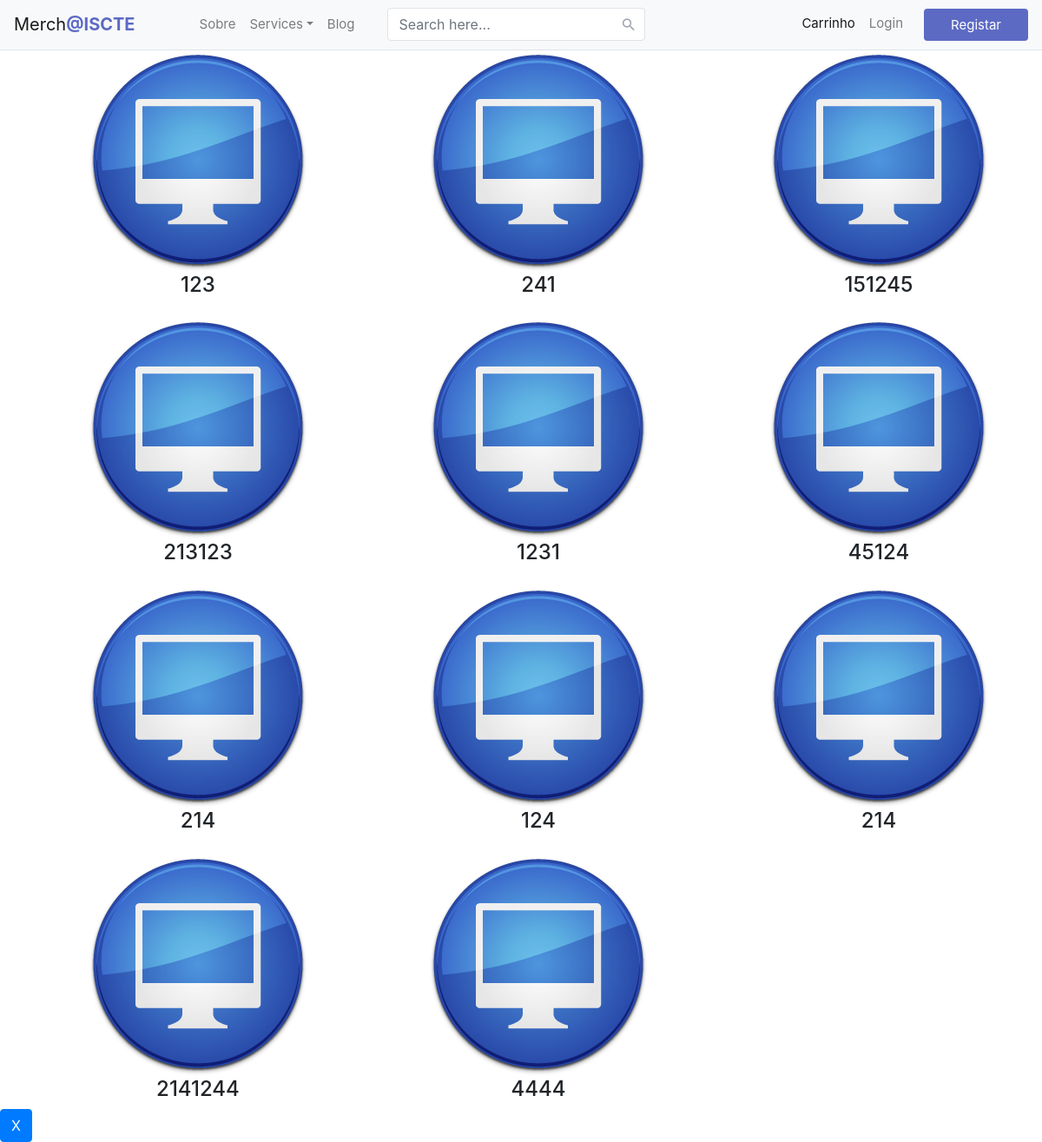
The page /loja/ on the database as committed earlier.
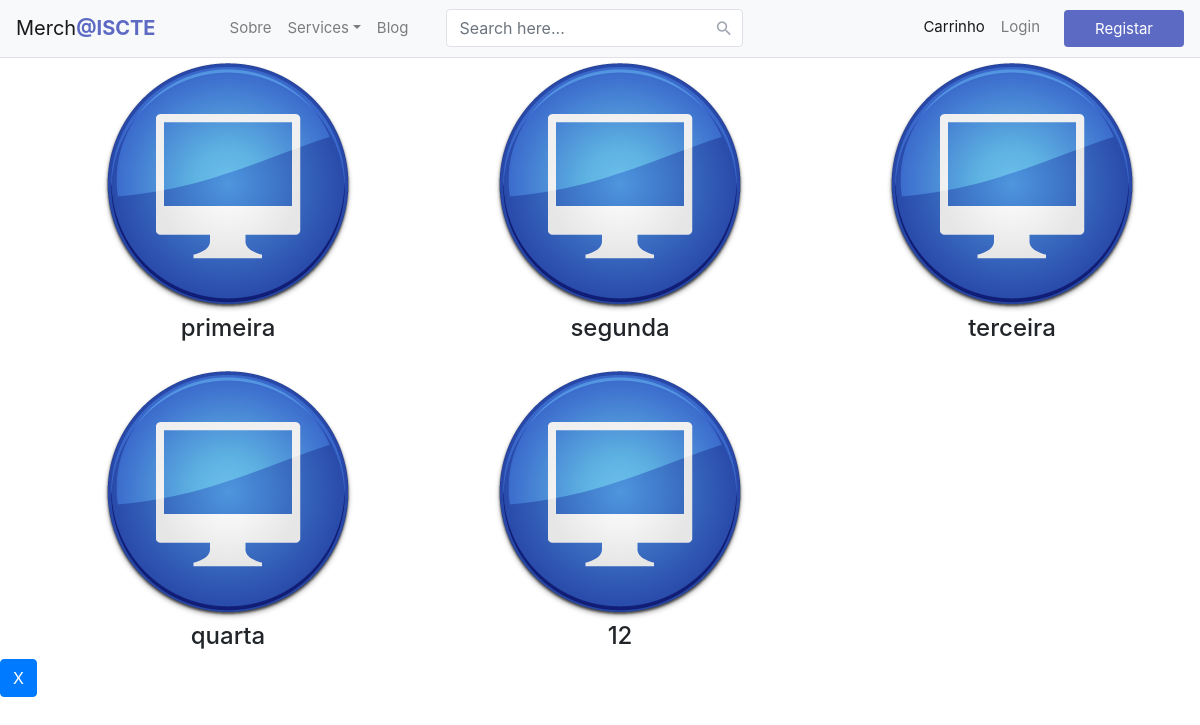
The same page on the database as committed later.
### loja/models.py (models this page shows, shortened)
class Categoria(models.Model):
    categoria_nome = models.CharField(max_length=100)
    foto = models.CharField(max_length=100, default='/static/media/computer.png')

### loja/views.py (the view)
# urls.py: path("", views.index, name="index"),
def index(request):
    lista_categoria = Categoria.objects.all()
    context = {'lista_categoria': lista_categoria}
    return render(request, 'loja/index.html', context)

### loja/templates/loja/index.html (shortened to what this page needs)
<!DOCTYPE html>
<html lang="en">
<head>
    {% load static %}
    <link href="{% static 'loja/css/style.css' %}" rel="stylesheet" type="text/css">
    <link href="https://stackpath.bootstrapcdn.com/bootstrap/4.5.0/css/bootstrap.min.css" rel="stylesheet">
    <link href="https://maxcdn.bootstrapcdn.com/font-awesome/4.7.0/css/font-awesome.min.css" rel="stylesheet">
</head>
<body>
{% block headerblock %}
<header class="section-header">
    <nav class="navbar navbar-expand-lg navbar-light bg-light">
        <a class="navbar-brand" href="{% url 'loja:index' %}">Merch<b>@ISCTE</b></a>
        <div class="collapse navbar-collapse justify-content-start" id="navbarCollapse">
            <div class="navbar-nav">
                <a class="nav-item nav-link" href="#sobre">Sobre</a>
                <div class="nav-item dropdown">
                    <a class="nav-item nav-link dropdown-toggle" data-toggle="dropdown" href="#">Services</a>
                </div>
                <a class="nav-item nav-link" href="#">Blog</a>
            </div>
            <form class="navbar-form form-inline">
                <div class="input-group search-box">
                    <input class="form-control" id="search" placeholder="Search here..." type="text">
                    <div class="input-group-append">
                        <span class="input-group-text"><i class="material-icons">&#xE8B6;</i></span>
                    </div>
                </div>
            </form>
            <div class="navbar-nav action-buttons ml-auto">
                <a class="nav-item nav-link active" href="{% url 'loja:carrinho' %}">Carrinho</a>
                {% if not request.user.is_authenticated %}
                <a class="nav-item nav-link dropdown-toggle mr-3" data-toggle="dropdown" href="#">Login</a>
                <a class="btn btn-primary" href="{% url 'loja:registaruser' %}">Registar</a>
                {% else %}
                <a class="nav-item nav-link active" href="{% url 'loja:perfil' %}">Perfil</a>
                <a class="nav-item nav-link dropdown-toggle mr-3" href="{% url 'loja:logoutview' %}">Logout</a>
                {% endif %}
            </div>
        </div>
    </nav>
</header>
{% endblock %}
{% block blocobody %}
{% if lista_categoria %}
<ul class="common-list">
    {% for categoria in lista_categoria %}
    <li class="common-list-item">
        <a href="#">
            <img max-width="30px" src="{{ categoria.foto }}">
        </a>
        <h4>{{ categoria.categoria_nome }}</h4>
    </li>
    {% endfor %}
</ul>
{% else %}
<p>Nao ha categorias disponíveis.</p>
{% endif %}
{% endblock %}
{% block lista-main %}
<a class="btn btn-primary" href="#">X</a>
{% endblock %}
</body>
</html>

### loja/static/loja/css/style.css (style rules this page uses)
ul { margin: 0 auto; text-align: center; }
li { display: inline-block; vertical-align: top; }
.common-list { max-width: 1200px; margin: 0 auto; display: grid; grid-gap: 1rem; }
@media (min-width: 600px) { .common-list { grid-template-columns: repeat(2, 1fr); } }
@media (min-width: 900px) { .common-list { grid-template-columns: repeat(3, 1fr); } }
body { font-family: 'Varela Round', sans-serif; }
.form-control { box-shadow: none; border-radius: 4px; }
.navbar { background: #fff; padding-left: 16px; padding-right: 16px; border-bottom: 1px solid #dfe3e8; border-radius: 0; }
.navbar .navbar-brand { padding-left: 0; font-size: 20px; padding-right: 50px; }
.navbar .navbar-brand b { color: #5c6ac4; }
.navbar .form-inline { display: inline-block; }
.navbar .navbar-nav { position: relative; }
.navbar a, .navbar a:active { color: #888; font-size: 15px; background: transparent; }
.search-box { position: relative; }
.search-box input { padding-right: 35px; border-color: #dfe3e8; border-radius: 4px !important; box-shadow: none }
.search-box .input-group-text { min-width: 35px; border: none; background: transparent; position: absolute; right: 0; z-index: 9; padding: 7px; height: 100%; }
.search-box i { color: #a0a5b1; font-size: 19px; }
.navbar .btn-primary, .navbar .btn-primary:active { color: #fff; background: #5c6ac4 !important; padding-top: 8px; padding-bottom: 6px; border-radius: 4px; vertical-align: middle; border: none; min-width: 120px; margin: 2px 0; }
.navbar .action-buttons .dropdown-toggle::after { display: none; }
.navbar .navbar-form { border: none; }
@media (min-width: 1200px) { .form-inline .input-group { width: 300px; margin-left: 30px; } }

Rows that differ between the two databases and show on the page:
removed Categoria: foto (picture), categoria_nome "45124"
removed Categoria: foto (picture), categoria_nome "214"
removed Categoria: foto (picture), categoria_nome "124"
removed Categoria: foto (picture), categoria_nome "214"
removed Categoria: foto (picture), categoria_nome "2141244"
removed Categoria: foto (picture), categoria_nome "4444"
changed Categoria: categoria_nome "123" → "primeira"
changed Categoria: categoria_nome "241" → "segunda"
changed Categoria: categoria_nome "151245" → "terceira"
changed Categoria: categoria_nome "213123" → "quarta"
changed Categoria (number 5 of 5 on the later page): categoria_nome "1231" → "12"
